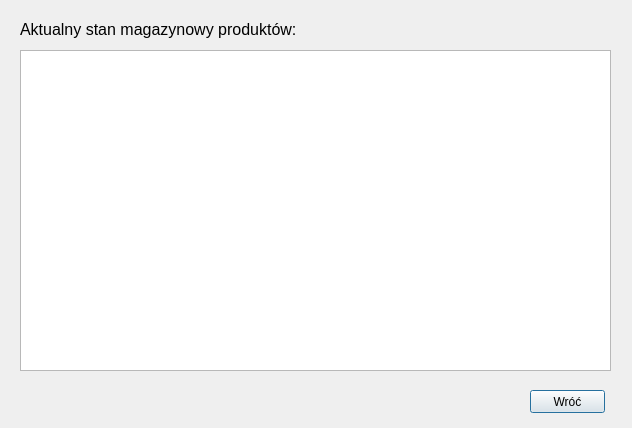
<?xml version="1.0" encoding="UTF-8"?>
<ui version="4.0">
 <class>storageWindow</class>
 <widget class="QDialog" name="storageWindow">
  <property name="geometry">
   <rect>
    <x>0</x>
    <y>0</y>
    <width>632</width>
    <height>428</height>
   </rect>
  </property>
  <property name="windowTitle">
   <string>Stan magazynowy</string>
  </property>
  <widget class="QPushButton" name="button_return">
   <property name="geometry">
    <rect>
     <x>530</x>
     <y>390</y>
     <width>75</width>
     <height>23</height>
    </rect>
   </property>
   <property name="text">
    <string>Wróć</string>
   </property>
  </widget>
  <widget class="QTableView" name="tableView">
   <property name="geometry">
    <rect>
     <x>20</x>
     <y>50</y>
     <width>591</width>
     <height>321</height>
    </rect>
   </property>
   <property name="selectionBehavior">
    <enum>QAbstractItemView::SelectRows</enum>
   </property>
   <attribute name="verticalHeaderVisible">
    <bool>false</bool>
   </attribute>
  </widget>
  <widget class="QLabel" name="label">
   <property name="geometry">
    <rect>
     <x>20</x>
     <y>20</y>
     <width>591</width>
     <height>20</height>
    </rect>
   </property>
   <property name="text">
    <string>&lt;html&gt;&lt;head/&gt;&lt;body&gt;&lt;p&gt;&lt;span style=&quot; font-size:12pt;&quot;&gt;Aktualny stan magazynowy produktów:&lt;/span&gt;&lt;/p&gt;&lt;/body&gt;&lt;/html&gt;</string>
   </property>
  </widget>
 </widget>
 <resources/>
 <connections/>
</ui>
